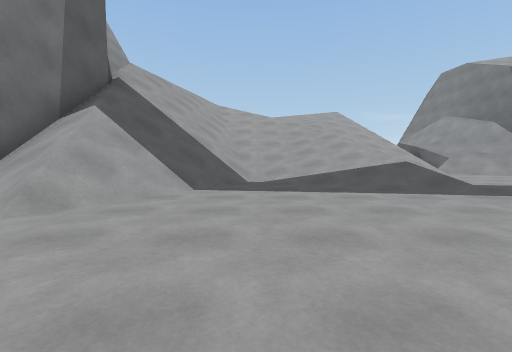
view 1 (above)

21 first-person views from a walk through a scene from a Unity 3-D project. The camera is 1.2 m above the floor, tilts 4° down and sees 90° across. The floor is counted in squares, 2 m on a side. Each view is taken from the middle of a square. On the plan, view 1 faces up. The plan holds only what a view shows up to about 9 squares ahead; the rest is blank. The place goes on beyond the plan. Some animated figures are not drawn. Some surface patterns are stand-ins.

view 2
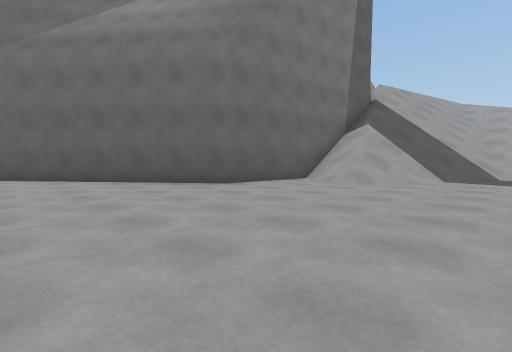

view 3
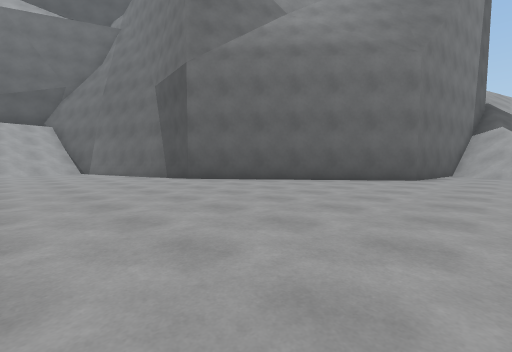

view 4
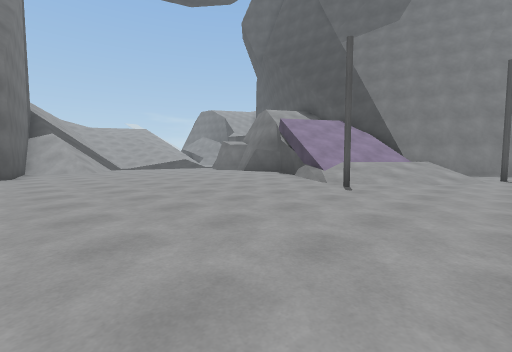

view 5
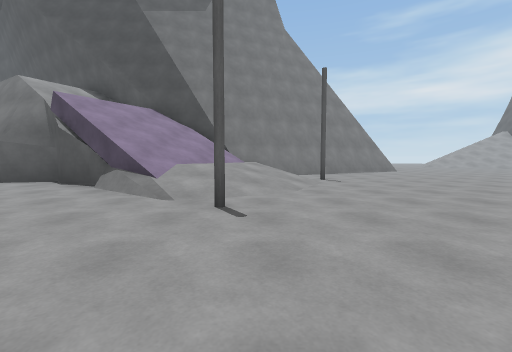

view 6
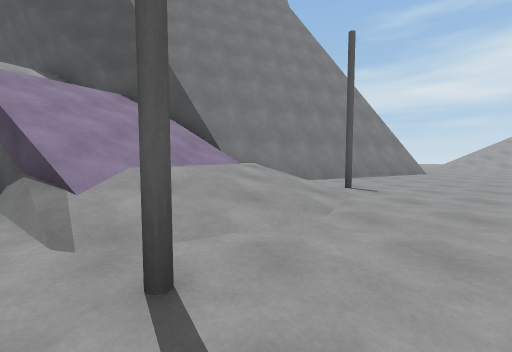

view 7
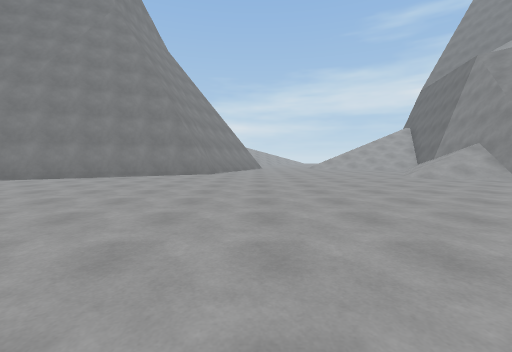

view 8
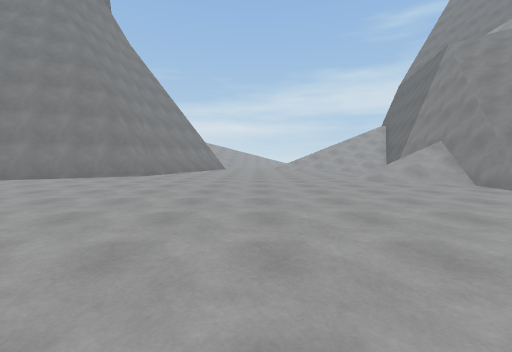

view 9
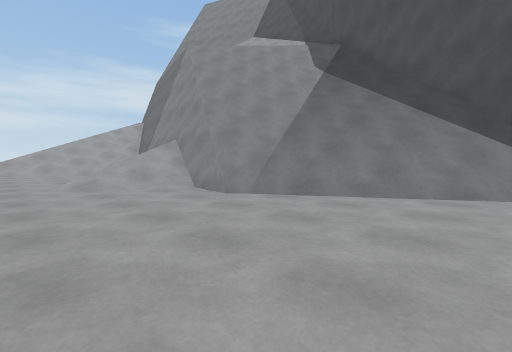

view 10
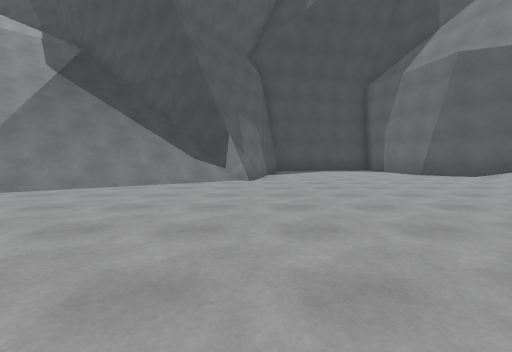

view 11
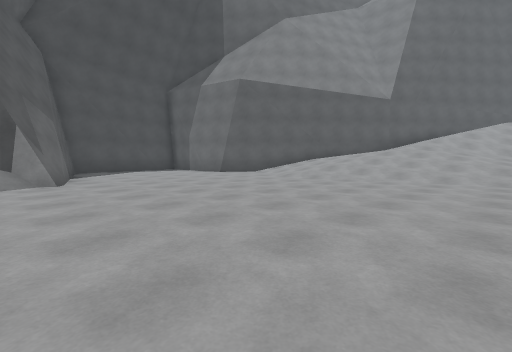

view 12
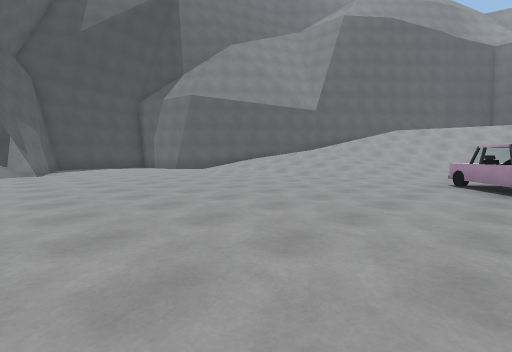

view 13
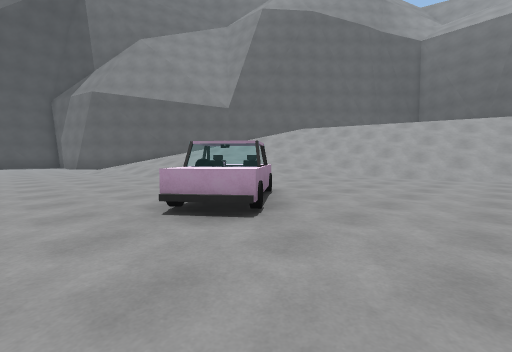

view 14
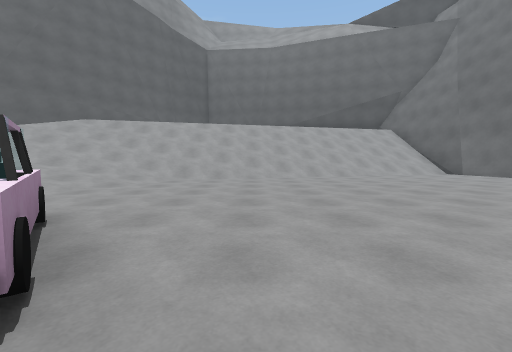

view 15
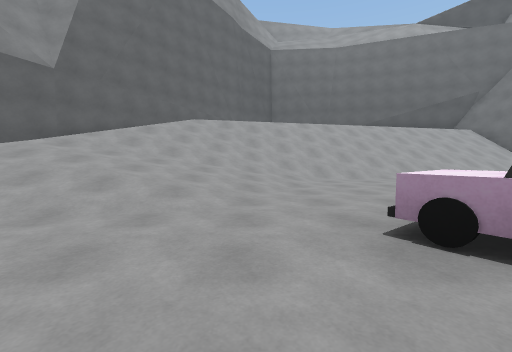

view 16
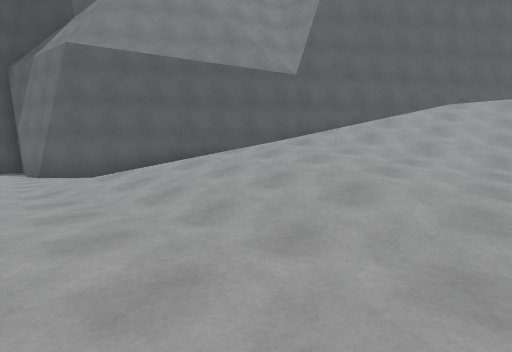

view 17
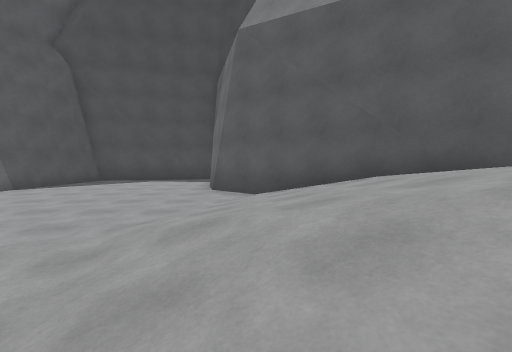

view 18
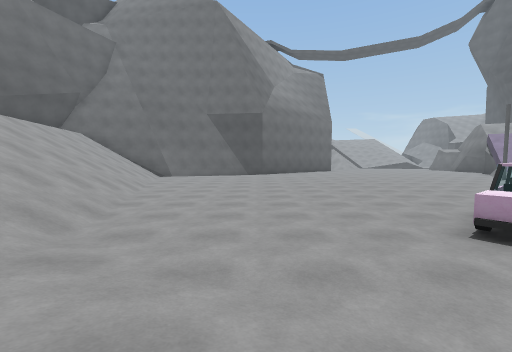

view 19
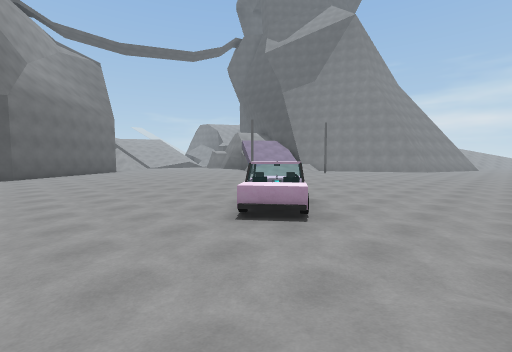

view 20
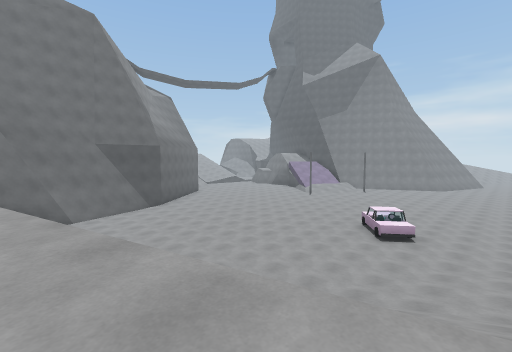

view 21
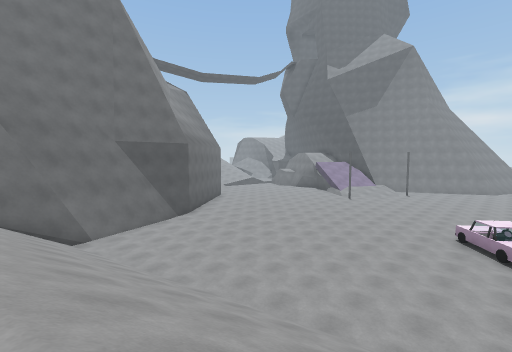

### Floor plan
Key: @ floor where view 1 was taken; # wall or solid block; . main floor; : floor 4 m higher than the main floor; / step, stairs or slope; = window, fence, low wall or low ledge; v drop or lower ground; C car.
Columns run from 16 left of view 1 to 9 right of it. Each row starts with its distance up from view 1.
  8             ////////  /.
  7             #/////// /..
  6            ##///./////.
  5            #////...//.
  4            #///...../
  3            #.//.....
  2            #.......
  1           ##......
  0          ##.....@   #
 -1         ##.......  .#  #
 -2       ###...........= v#
 -3     ###............///##
 -4 #####.............#///#
 -5 #/.............../////#
 -6 //..............#////=#
 -7 ///............../////#
 -8 ///...............////##
 -9 ///.................#./#
-10 ///..........   .......##
-11 ////.........    .......#
-12 ////...........   ......##
-13 ////......C..... ........#
-14 : ///....CC...............
-15 ://///....................
-16 :///////..................
-17 :////////.................
-18  ////////.................
-19   ///////.................
-20 #/  //////.............//.
-21 ##/   ////............///
-22  ###  ////..........//#//
-23    ##/////........//////##
-24     ##////......./////////
-25      ##//......##/////////
-26       ###......###//////
-27         ##.....# ###////
-28          #.....#   ###
-29          #.....#

Positions as (right, up) in squares from view 1, and headings:
1: (0, 0), facing up
2: (0, -3), facing up-left
3: (-3, -7), facing up-left
4: (-5, -9), facing up-right
5: (-3, -7), facing right
6: (-1, -7), facing right
7: (-1, -15), facing right
8: (0, -17), facing right
9: (1, -19), facing down-right
10: (-1, -18), facing down
11: (0, -18), facing down-left
12: (0, -14), facing down-left
13: (-4, -11), facing down-left
14: (-5, -12), facing left
15: (-5, -16), facing left
16: (-6, -17), facing down-left
17: (-8, -20), facing down
18: (-10, -17), facing up
19: (-10, -17), facing up-right
20: (-16, -17), facing up-right
21: (-16, -14), facing up-right
